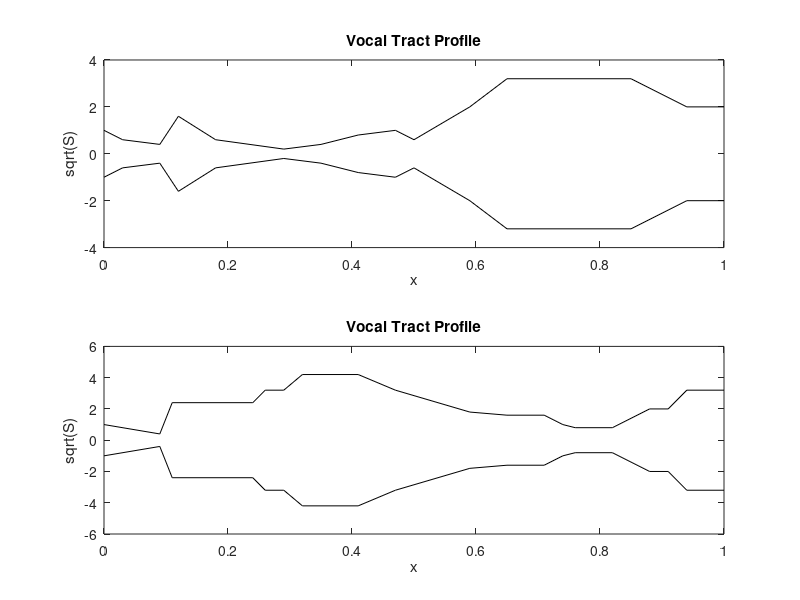

MATLAB code to generate this figure:
% vocal tract profile, non-dimensional [pos S] pairs
% /E/
S1 = [0 1;0.09 0.4;0.11 2.4;0.24 2.4;0.26 3.2;0.29 3.2;0.32 4.2;...
0.41 4.2;0.47 3.2;0.59 1.8;0.65 1.6;0.71 1.6;0.74 1;0.76 0.8;...
0.82 0.8;0.88 2;0.91 2;0.94 3.2;1 3.2];
% /A/
S2 = [0 1;0.03 0.60;0.09 0.4;0.12 1.6;0.18 0.6;0.29 0.2;0.35 0.4;...
    0.41 0.8;0.47 1;0.50 0.6;0.59 2;0.65 3.2;0.85 3.2;0.94 2;1 2];

figure(100)
subplot(2,1,1); plot(S2(:,1), S2(:,2),'k', S2(:,1), -S2(:,2),'k')
title('Vocal Tract Profile'); xlabel('x'); ylabel('sqrt(S)');
subplot(2,1,2); plot(S1(:,1), S1(:,2),'k', S1(:,1), -S1(:,2),'k')
title('Vocal Tract Profile'); xlabel('x'); ylabel('sqrt(S)');

